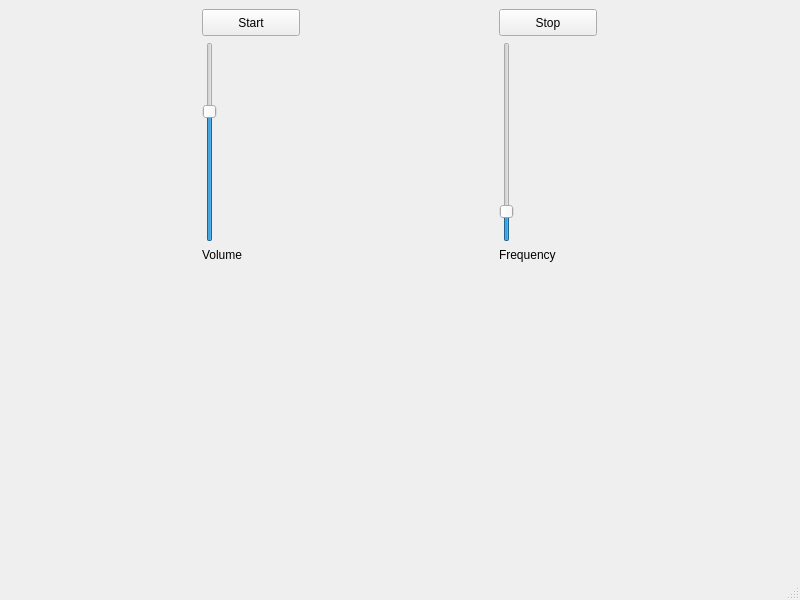
<?xml version="1.0" encoding="UTF-8"?>
<ui version="4.0">
 <class>CrichtonTheremin</class>
 <widget class="QMainWindow" name="CrichtonTheremin">
  <property name="geometry">
   <rect>
    <x>0</x>
    <y>0</y>
    <width>800</width>
    <height>600</height>
   </rect>
  </property>
  <property name="windowTitle">
   <string>Crichton Theremin</string>
  </property>
  <widget class="QWidget" name="centralwidget">
   <layout class="QGridLayout" name="gridLayout">
    <item row="0" column="0">
     <widget class="QPushButton" name="start_pushButton">
      <property name="minimumSize">
       <size>
        <width>98</width>
        <height>27</height>
       </size>
      </property>
      <property name="text">
       <string>Start</string>
      </property>
     </widget>
    </item>
    <item row="0" column="1">
     <widget class="QPushButton" name="stop_pushButton">
      <property name="minimumSize">
       <size>
        <width>98</width>
        <height>27</height>
       </size>
      </property>
      <property name="text">
       <string>Stop</string>
      </property>
     </widget>
    </item>
    <item row="1" column="0">
     <widget class="QSlider" name="volume_verticalSlider">
      <property name="maximumSize">
       <size>
        <width>16777215</width>
        <height>200</height>
       </size>
      </property>
      <property name="minimum">
       <number>1</number>
      </property>
      <property name="maximum">
       <number>10</number>
      </property>
      <property name="value">
       <number>7</number>
      </property>
      <property name="orientation">
       <enum>Qt::Vertical</enum>
      </property>
     </widget>
    </item>
    <item row="4" column="0">
     <spacer name="verticalSpacer">
      <property name="orientation">
       <enum>Qt::Vertical</enum>
      </property>
      <property name="sizeHint" stdset="0">
       <size>
        <width>20</width>
        <height>40</height>
       </size>
      </property>
     </spacer>
    </item>
    <item row="1" column="1">
     <widget class="QSlider" name="frequency_verticalSlider">
      <property name="maximumSize">
       <size>
        <width>16777215</width>
        <height>200</height>
       </size>
      </property>
      <property name="minimum">
       <number>20</number>
      </property>
      <property name="maximum">
       <number>2000</number>
      </property>
      <property name="singleStep">
       <number>20</number>
      </property>
      <property name="value">
       <number>261</number>
      </property>
      <property name="orientation">
       <enum>Qt::Vertical</enum>
      </property>
     </widget>
    </item>
    <item row="2" column="0">
     <widget class="QLabel" name="volume_label">
      <property name="text">
       <string>Volume</string>
      </property>
     </widget>
    </item>
    <item row="2" column="1">
     <widget class="QLabel" name="frequency_label">
      <property name="text">
       <string>Frequency</string>
      </property>
     </widget>
    </item>
    <item row="4" column="1">
     <spacer name="verticalSpacer_2">
      <property name="orientation">
       <enum>Qt::Vertical</enum>
      </property>
      <property name="sizeHint" stdset="0">
       <size>
        <width>20</width>
        <height>40</height>
       </size>
      </property>
     </spacer>
    </item>
   </layout>
  </widget>
  <widget class="QStatusBar" name="statusbar"/>
 </widget>
 <resources/>
 <connections/>
</ui>
